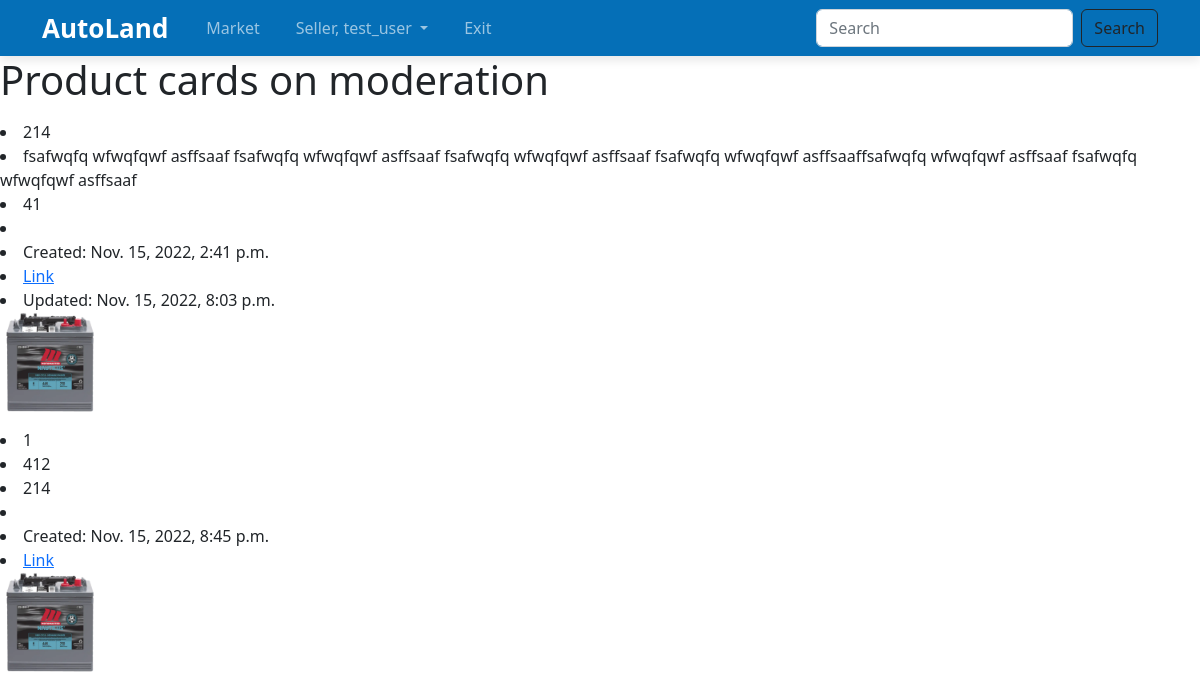
/market/moderation (signed in), run on the app's committed database.
### users/models.py (models this page shows, shortened)
class Profile(models.Model):
    CUSTOMER = 'Customer'
    SELLER = 'Seller'
    USER_TYPES = [
        (CUSTOMER, 'Customer'),
        (SELLER, 'Seller')
    ]
    user = models.OneToOneField(User, on_delete=models.CASCADE)
    user_type = models.CharField(max_length=8, choices=USER_TYPES, default='Customer')

### goods/models.py (models this page shows, shortened)
class Product(models.Model):
    category = models.ForeignKey(Category, related_name='products', on_delete=models.PROTECT)
    subcategory = models.ForeignKey(Subcategory, related_name='products', on_delete=models.PROTECT)
    user = models.ForeignKey(User, on_delete=models.CASCADE)
    name = models.CharField(max_length=80)
    part_number = models.CharField(max_length=30)
    discription = models.TextField()
    amount = models.PositiveIntegerField()
    price_euro = models.DecimalField(validators=[MinValueValidator(1)], max_digits=10, decimal_places=2, null=True, blank=True)
    price_usd = models.DecimalField(validators=[MinValueValidator(1)], max_digits=10, decimal_places=2, null=True, blank=True)
    picture = models.ImageField(upload_to = user_directory_path, verbose_name='Product Image', null=True, blank=True)
    created = models.DateTimeField(auto_now_add=True)
    updated = models.DateTimeField(auto_now=True)
    on_moderation = models.BooleanField(default=True)
    average_rating = models.DecimalField(validators=[MinValueValidator(0), MaxValueValidator(5)], max_digits=2, decimal_places=1)
    feedback_counter = models.PositiveIntegerField(validators=[MinValueValidator(0), MaxValueValidator(10000)], default=0)

### goods/views.py (the view)
# urls.py: path('moderation', products_on_moderation, name='moderation'),
@login_required
def products_on_moderation(request):
    products = Product.objects.filter(on_moderation=True)
    return render(request, 'goods/ad_moderation.html', context={
        'products': products,
    })

### goods/templates/goods/ad_moderation.html (shortened to what this page needs)
{% extends 'base.html' %}
{% load static %}
{% block content %}
    <h1>Product cards on moderation</h1>
        {% for product in products %}
            <div class="product-card">
                <li>{{ product.name }}</li>
                <li>{{ product.discription }}</li>
                <li>{{ product.amount }}</li>
                <li>{{ product.price }} {{ product.currency }}</li>
                <li>Created: {{ product.created }}</li>
                <li><a href="{{ category.slug }}/{{ product.id }}">Link</a></li>
                {% if product.updated != product.created %}
                    <li> Updated: {{ product.updated }}</li>
                {% endif %}
                <img src="{{product.picture.url}}" alt="Product Card" width="100" height="100">
            </div>
        {% endfor %}
{% endblock %}

### templates/base.html (shortened to what this page needs)
{% load static%}
<!DOCTYPE html>
<html lang="en">
<head>
    <link rel="stylesheet" href="{% static 'libs/bootstrap-reboot.min.css' %}">
    <link rel="stylesheet" href="{% static 'libs/bootstrap-grid.min.css' %}">
    <link rel="stylesheet" href="{% static 'css/style.css' %}">
    <link href="https://cdn.jsdelivr.net/npm/bootstrap@5.2.2/dist/css/bootstrap.min.css" rel="stylesheet">
</head>
<body>
<nav class="navbar navbar-expand-lg">
    <div class="container">
        <a class="navbar-logo" href="{% url 'index' %}">AutoLand</a>
        <div class="collapse navbar-collapse" id="navbarSupportedContent">
            <ul class="navbar-nav me-auto mb-2 mb-lg-0">
            {% if request.user.is_authenticated %}
                <li class="nav-item">
                    <a class="nav-link" href="{% url 'goods:market' %}">Market</a>
                </li>
                <li class="nav-item dropdown">
                    <a class="nav-link dropdown-toggle" href="#" role="button" data-bs-toggle="dropdown"
                       aria-expanded="false">
                        {{ user.profile.user_type }}, {{ user.username }}
                    </a>
                </li>
                <li class="nav-item">
                    <a class="nav-link" href="{% url 'logout' %}">Exit</a>
                </li>
            {% endif %}
            </ul>
            <form class="d-flex" role="search" action="{% url 'goods:search' %}">
                <input class="form-control me-2" type="search" placeholder="Search" aria-label="Search" name="search">
                <button class="btn btn-outline-dark" type="submit">Search</button>
            </form>
        </div>
    </div>
</nav>
{% block content %}{% endblock %}
</body>
</html>

### static/css/style.css (style rules this page uses)
.navbar { box-shadow: 0 4px 10px rgba(0, 0, 0, .1); background-color: #056fb7; }
.navbar-nav li { display: inline-block; }
.navbar-logo { margin: 0 20px 0 0; }
.navbar-nav li a { margin: 0 10px; display: inline-block; color: #fff; opacity: 0.6; text-decoration: none; transition: all .07s ease-in-out; }
.navbar-logo { font-weight: 700; font-size: 26px; text-decoration: none; color: #fff; transition: all .07s ease-in-out; }

### data on the page
Product: name "214", discription "fsafwqfq wfwqfqwf asffsaaf fsafwqfq wfwqfqwf asffsaaf fsafwqfq wfwqfqwf asffsaaf fsafwqfq wfwqfqwf asffsaaffsafwqfq wfwqfqwf asffsaaf fsafwqfq wfwqfqwf asffsaaf", amount "41", created "Nov. 15, 2022, 2:41 p.m.", updated "Nov. 15, 2022, 8:03 p.m.", picture (picture)
Product: name "1", discription "412", amount "214", created "Nov. 15, 2022, 8:45 p.m.", picture (picture)

### other printed values
{{ user.profile.user_type }} "Seller"
{{ user.username }} "test_user"
